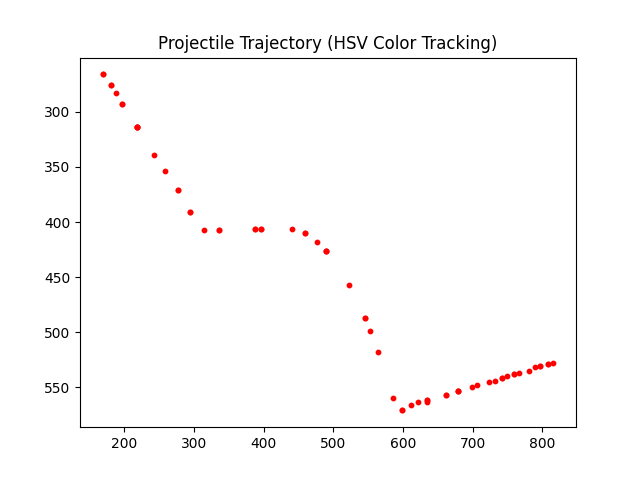
#> input picture frame 0 of yolo/trace2026-06-02_144348_180.mp4, 640 x 480 px
$ python track_trajectory.py
#> lines starting #> are read from the running program, lines starting #| are printed output that depends on the picture; after the words box and inside, x2 and y2 are one past the last pixel; in counts of white or black regions, pixels touching at a corner belong together
import cv2
import csv
import numpy as np
import matplotlib.pyplot as plt

video_path = "trace2026-06-02_144348_180.mp4"
csv_path = "trajectory_color_data.csv"

cap = cv2.VideoCapture(video_path)
trajectory_data = []

frame_id = 0
while cap.isOpened():
    ret, frame = cap.read()
#> frame is the input picture: shape (480, 640, 3); mean B, G, R 250.5, 250.5, 251.4
    if not ret: break
    frame_id += 1

    # 将图像转换为 HSV 色彩空间
    hsv = cv2.cvtColor(frame, cv2.COLOR_BGR2HSV)
#> hsv: shape (480, 640, 3); mean H, S, V 0, 1, 251.4

    # 定义红色的 HSV 范围 (红色在 HSV 模型中分布在两端)
    lower_red1 = np.array([0, 120, 70])
    upper_red1 = np.array([10, 255, 255])
    lower_red2 = np.array([170, 120, 70])
    upper_red2 = np.array([180, 255, 255])

    # 根据阈值提取红色区域
    mask1 = cv2.inRange(hsv, lower_red1, upper_red1)
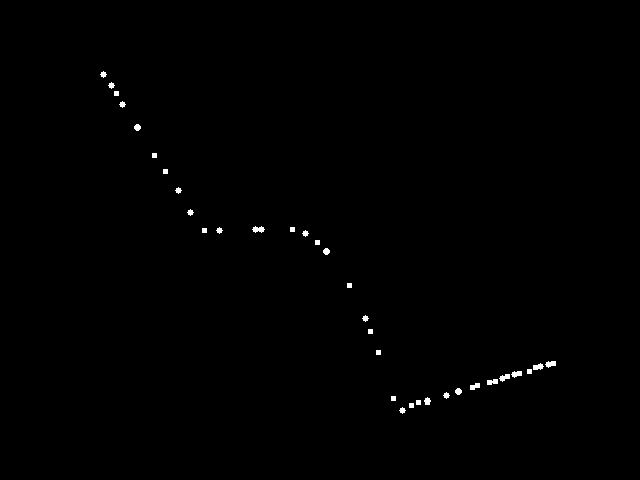
#> mask1: shape (480, 640); 0.37% white; 34 white regions
    mask2 = cv2.inRange(hsv, lower_red2, upper_red2)
#> mask2: shape (480, 640); every value is 0
    mask = mask1 + mask2

    # 寻找红色区域的轮廓
    contours, _ = cv2.findContours(mask, cv2.RETR_EXTERNAL, cv2.CHAIN_APPROX_SIMPLE)
#> contours = 34 contours, 13 with area under 20; largest, box (x1, y1, x2, y2) and area: (252, 226, 265, 233) 44, (511, 371, 522, 378) 39, (533, 363, 544, 370) 39, (545, 361, 556, 368) 39, (499, 374, 510, 382) 38

    if contours:
        # 找到面积最大的红色轮廓（过滤掉噪点）
        largest_contour = max(contours, key=cv2.contourArea)
#> largest_contour = contour of 28 points, box (x1, y1, x2, y2) (252, 226, 265, 233), area 44

        if cv2.contourArea(largest_contour) > 10: # 面积大于10像素才认为是小球
            # 计算轮廓的形心（中心坐标）
            M = cv2.moments(largest_contour)
#> M = moments, m00 44, centre m10/m00, m01/m00 = (258, 229)
            if M["m00"] != 0:
                cX = int(M["m10"] / M["m00"])
#> cX = 258
                cY = int(M["m01"] / M["m00"])
#> cY = 229

                trajectory_data.append([frame_id, cX, cY])

cap.release()

# 导出数据并绘图
if trajectory_data:
    with open(csv_path, 'w', newline='') as f:
        csv.writer(f).writerows([['Frame', 'X', 'Y']] + trajectory_data)

    x_coords = [p[1] for p in trajectory_data]
#> x_coords = [258]
    y_coords = [p[2] for p in trajectory_data]
#> y_coords = [229]
    plt.scatter(x_coords, y_coords, color='red', s=10)
    plt.gca().invert_yaxis()
    plt.title("Projectile Trajectory (HSV Color Tracking)")
    plt.savefig("hsv_trajectory.png")
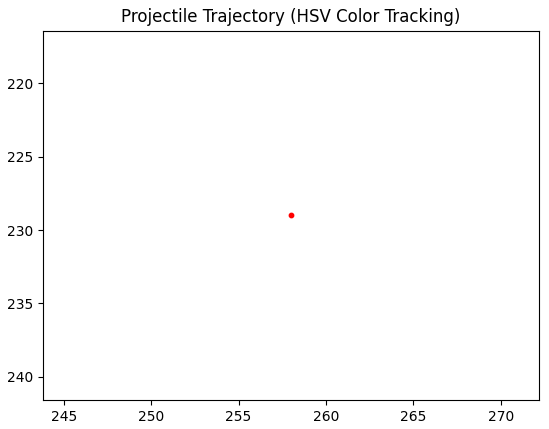
#> figure drawn by matplotlib, 1 panel
    print("已保存")
